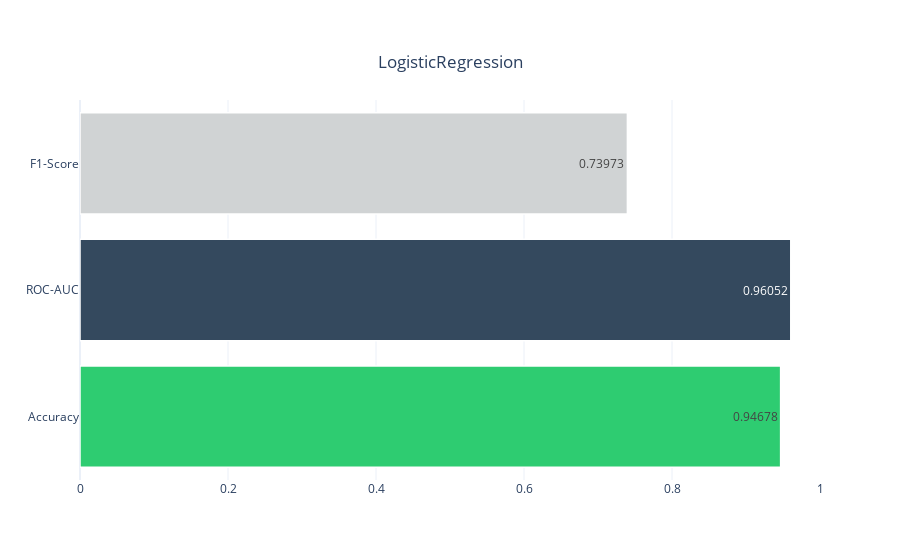
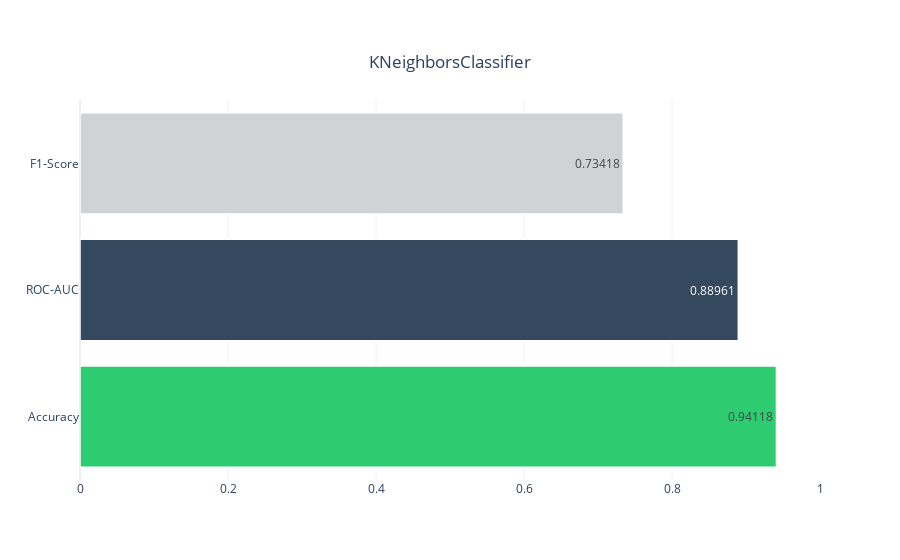

Notebook source saved alongside these figures, in order:
### Code cell
from sklearn.metrics import f1_score,accuracy_score,roc_auc_score
from sklearn.linear_model import LogisticRegression
from sklearn.linear_model import Perceptron
from sklearn.neighbors import *
import plotly.express as px
import plotly.offline as py
import plotly.graph_objs as go
from plotly.subplots import make_subplots
from plotly.offline import init_notebook_mode, iplot

def predictions(model):
    
    y_pred = model.fit(x_train, y_train).predict(x_test)
    Accuracy = accuracy_score(y_test, y_pred)
    roc_auc = roc_auc_score(y_test, model.predict_proba(x_test)[:,1])
    f1 = f1_score(y_test, y_pred)
    scores = pd.DataFrame({'Scores': [Accuracy, roc_auc, f1],
                            'Metrics': ['Accuracy',
                                        'ROC-AUC',
                                        'F1-Score']})
    
    fig = make_subplots(rows = 1, cols = 1)
    fig.add_trace(go.Bar(x = [round(i,5) for i in scores['Scores']],
                         y = scores['Metrics'],
                         text = [round(i,5) for i in scores['Scores']],
                         orientation='h',
                         textposition = 'inside',
                         name = 'Scores',
                         marker = dict(color = metric_constraints,
                                       line_color = 'white',
                                       line_width=1.5)),
                  row = 1, col = 1)
    fig.update_layout(title={'text': model.__class__.__name__ ,
                             'y':0.9,
                             'x':0.5,
                             'xanchor': 'center',
                             'yanchor': 'top'},
                      template='plotly_white')
    fig.update_xaxes(range=[0,1], row = 1, col = 1)

    iplot(fig)

_models = [LogisticRegression(),
           KNeighborsClassifier(n_neighbors= 3)
            ]

for model in _models:
    predictions(model)

### Figure 1 — Plotly figure (JSON) as saved in the notebook; plotly's stock layout.template omitted (floating-point values rounded to 4 significant figures)
{"data": [{"marker": {"color": ["#2ECC71", "#34495E", "#D0D3D4"], "line": {"color": "white", "width": 1.5}}, "name": "Scores", "orientation": "h", "text": ["0.94678", "0.96052", "0.73973"], "textposition": "inside", "type": "bar", "x": [0.9468, 0.9605, 0.7397], "xaxis": "x", "y": ["Accuracy", "ROC-AUC", "F1-Score"], "yaxis": "y"}], "layout": {"title": {"text": "LogisticRegression", "x": 0.5, "xanchor": "center", "y": 0.9, "yanchor": "top"}, "xaxis": {"anchor": "y", "domain": [0, 1], "range": [0, 1]}, "yaxis": {"anchor": "x", "domain": [0, 1]}}}

### Figure 2 — Plotly figure (JSON) as saved in the notebook; plotly's stock layout.template omitted (floating-point values rounded to 4 significant figures)
{"data": [{"marker": {"color": ["#2ECC71", "#34495E", "#D0D3D4"], "line": {"color": "white", "width": 1.5}}, "name": "Scores", "orientation": "h", "text": ["0.94118", "0.88961", "0.73418"], "textposition": "inside", "type": "bar", "x": [0.9412, 0.8896, 0.7342], "xaxis": "x", "y": ["Accuracy", "ROC-AUC", "F1-Score"], "yaxis": "y"}], "layout": {"title": {"text": "KNeighborsClassifier", "x": 0.5, "xanchor": "center", "y": 0.9, "yanchor": "top"}, "xaxis": {"anchor": "y", "domain": [0, 1], "range": [0, 1]}, "yaxis": {"anchor": "x", "domain": [0, 1]}}}
